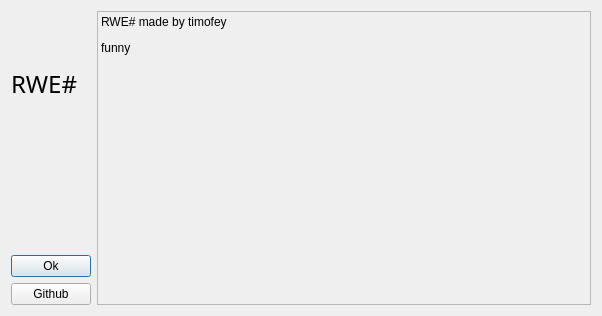
<?xml version="1.0" encoding="UTF-8"?>
<ui version="4.0">
 <class>Dialog</class>
 <widget class="QDialog" name="Dialog">
  <property name="geometry">
   <rect>
    <x>0</x>
    <y>0</y>
    <width>602</width>
    <height>316</height>
   </rect>
  </property>
  <property name="sizePolicy">
   <sizepolicy hsizetype="Minimum" vsizetype="Preferred">
    <horstretch>0</horstretch>
    <verstretch>0</verstretch>
   </sizepolicy>
  </property>
  <property name="windowTitle">
   <string>About</string>
  </property>
  <property name="windowIcon">
   <iconset theme="help-about"/>
  </property>
  <layout class="QGridLayout" name="gridLayout">
   <item row="0" column="2">
    <widget class="QLabel" name="label">
     <property name="sizePolicy">
      <sizepolicy hsizetype="Minimum" vsizetype="Preferred">
       <horstretch>2</horstretch>
       <verstretch>0</verstretch>
      </sizepolicy>
     </property>
     <property name="frameShape">
      <enum>QFrame::Shape::StyledPanel</enum>
     </property>
     <property name="frameShadow">
      <enum>QFrame::Shadow::Raised</enum>
     </property>
     <property name="text">
      <string>&lt;html&gt;&lt;head/&gt;&lt;body&gt;&lt;p&gt;RWE# made by timofey&lt;/p&gt;&lt;p&gt;funny&lt;/p&gt;&lt;/body&gt;&lt;/html&gt;</string>
     </property>
     <property name="textFormat">
      <enum>Qt::TextFormat::AutoText</enum>
     </property>
     <property name="alignment">
      <set>Qt::AlignmentFlag::AlignLeading|Qt::AlignmentFlag::AlignLeft|Qt::AlignmentFlag::AlignTop</set>
     </property>
     <property name="wordWrap">
      <bool>true</bool>
     </property>
    </widget>
   </item>
   <item row="0" column="0">
    <layout class="QVBoxLayout" name="verticalLayout">
     <property name="sizeConstraint">
      <enum>QLayout::SizeConstraint::SetDefaultConstraint</enum>
     </property>
     <item>
      <widget class="QFrame" name="frame">
       <property name="sizePolicy">
        <sizepolicy hsizetype="Preferred" vsizetype="Preferred">
         <horstretch>0</horstretch>
         <verstretch>0</verstretch>
        </sizepolicy>
       </property>
       <property name="minimumSize">
        <size>
         <width>50</width>
         <height>50</height>
        </size>
       </property>
       <property name="maximumSize">
        <size>
         <width>50</width>
         <height>50</height>
        </size>
       </property>
       <property name="cursor">
        <cursorShape>CrossCursor</cursorShape>
       </property>
       <property name="styleSheet">
        <string notr="true">image: url(:/icons/icon.png)</string>
       </property>
       <property name="frameShape">
        <enum>QFrame::Shape::NoFrame</enum>
       </property>
       <property name="frameShadow">
        <enum>QFrame::Shadow::Plain</enum>
       </property>
       <property name="lineWidth">
        <number>0</number>
       </property>
      </widget>
     </item>
     <item>
      <widget class="QLabel" name="label_2">
       <property name="font">
        <font>
         <family>Rodondo</family>
         <pointsize>18</pointsize>
         <kerning>true</kerning>
        </font>
       </property>
       <property name="text">
        <string>RWE#</string>
       </property>
       <property name="scaledContents">
        <bool>false</bool>
       </property>
       <property name="alignment">
        <set>Qt::AlignmentFlag::AlignLeading|Qt::AlignmentFlag::AlignLeft|Qt::AlignmentFlag::AlignVCenter</set>
       </property>
      </widget>
     </item>
     <item>
      <spacer name="verticalSpacer">
       <property name="orientation">
        <enum>Qt::Orientation::Vertical</enum>
       </property>
       <property name="sizeType">
        <enum>QSizePolicy::Policy::Expanding</enum>
       </property>
       <property name="sizeHint" stdset="0">
        <size>
         <width>20</width>
         <height>40</height>
        </size>
       </property>
      </spacer>
     </item>
     <item>
      <widget class="QPushButton" name="pushButton">
       <property name="text">
        <string>Ok</string>
       </property>
      </widget>
     </item>
     <item>
      <widget class="QPushButton" name="pushButton_2">
       <property name="text">
        <string>Github</string>
       </property>
      </widget>
     </item>
    </layout>
   </item>
  </layout>
 </widget>
 <resources>
  <include location="../../resources/res.qrc"/>
 </resources>
 <connections>
  <connection>
   <sender>pushButton</sender>
   <signal>clicked()</signal>
   <receiver>Dialog</receiver>
   <slot>accept()</slot>
   <hints>
    <hint type="sourcelabel">
     <x>75</x>
     <y>265</y>
    </hint>
    <hint type="destinationlabel">
     <x>108</x>
     <y>274</y>
    </hint>
   </hints>
  </connection>
 </connections>
</ui>
